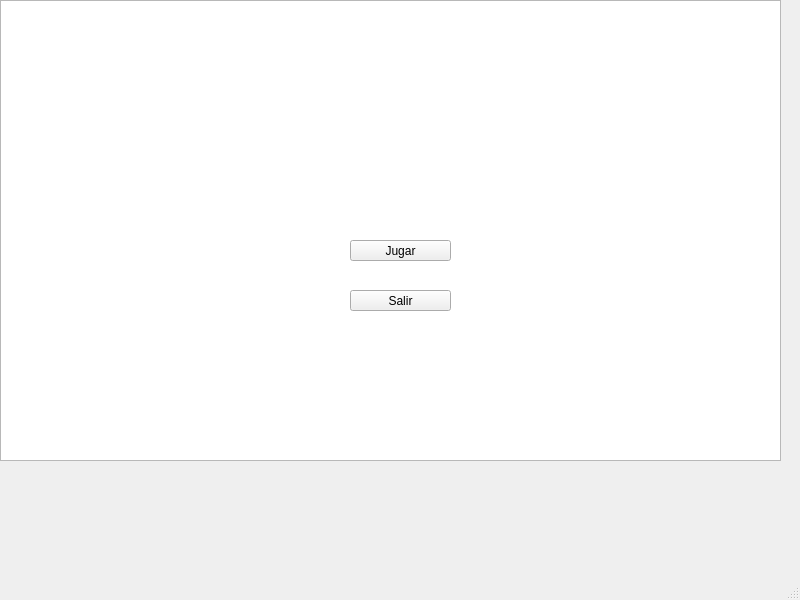
<?xml version="1.0" encoding="UTF-8"?>
<ui version="4.0">
 <class>MainWindow</class>
 <widget class="QMainWindow" name="MainWindow">
  <property name="geometry">
   <rect>
    <x>0</x>
    <y>0</y>
    <width>800</width>
    <height>600</height>
   </rect>
  </property>
  <property name="windowTitle">
   <string>MainWindow</string>
  </property>
  <widget class="QWidget" name="centralwidget">
   <widget class="QGraphicsView" name="graphicsView">
    <property name="geometry">
     <rect>
      <x>0</x>
      <y>0</y>
      <width>781</width>
      <height>461</height>
     </rect>
    </property>
   </widget>
   <widget class="QPushButton" name="pushButton">
    <property name="geometry">
     <rect>
      <x>350</x>
      <y>240</y>
      <width>101</width>
      <height>21</height>
     </rect>
    </property>
    <property name="text">
     <string>Jugar</string>
    </property>
   </widget>
   <widget class="QPushButton" name="pushButton_2">
    <property name="geometry">
     <rect>
      <x>350</x>
      <y>290</y>
      <width>101</width>
      <height>21</height>
     </rect>
    </property>
    <property name="text">
     <string>Salir</string>
    </property>
   </widget>
  </widget>
  <widget class="QMenuBar" name="menubar">
   <property name="geometry">
    <rect>
     <x>0</x>
     <y>0</y>
     <width>800</width>
     <height>21</height>
    </rect>
   </property>
  </widget>
  <widget class="QStatusBar" name="statusbar"/>
 </widget>
 <resources/>
 <connections/>
</ui>
